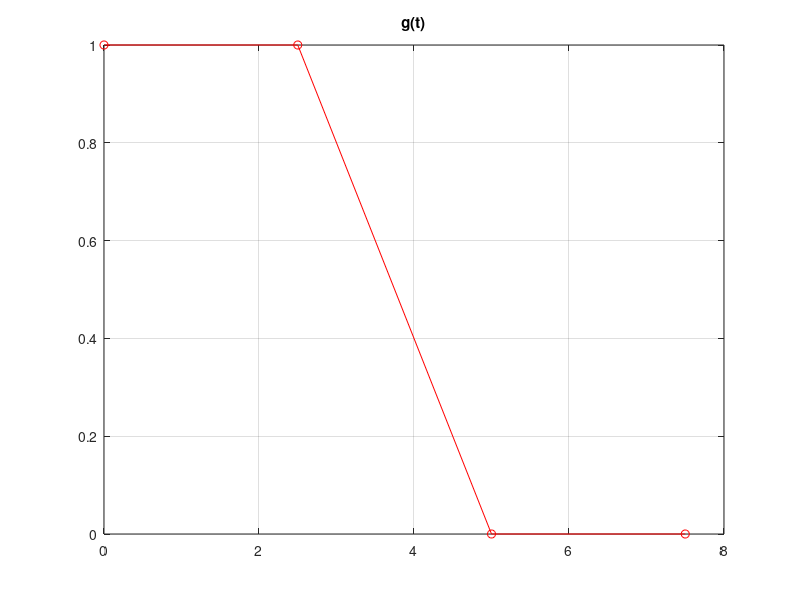
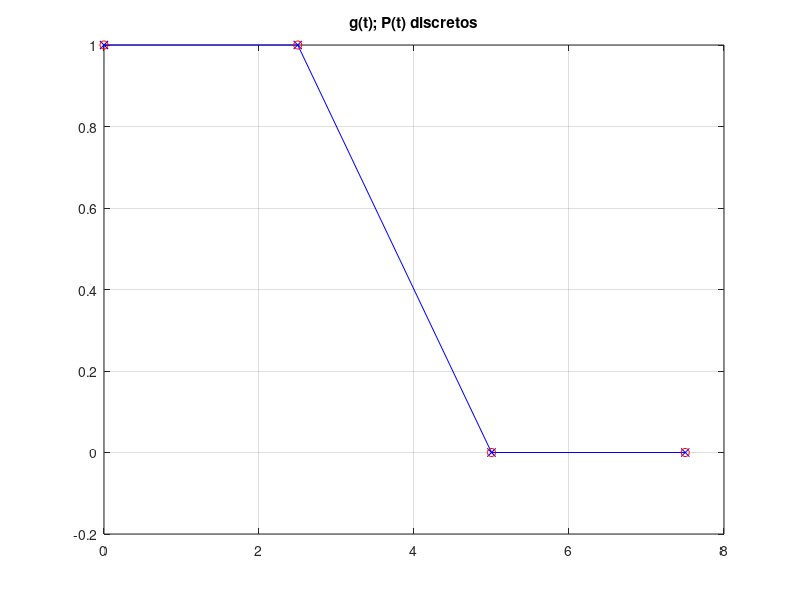
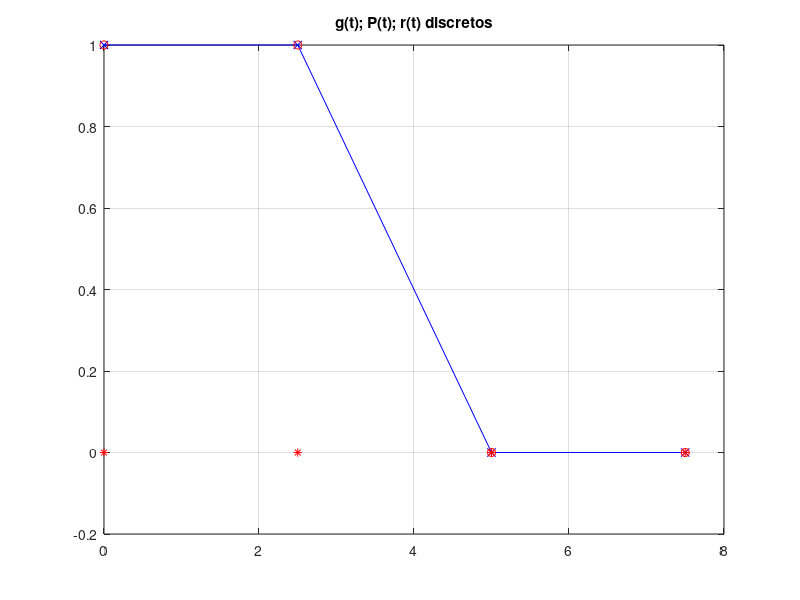
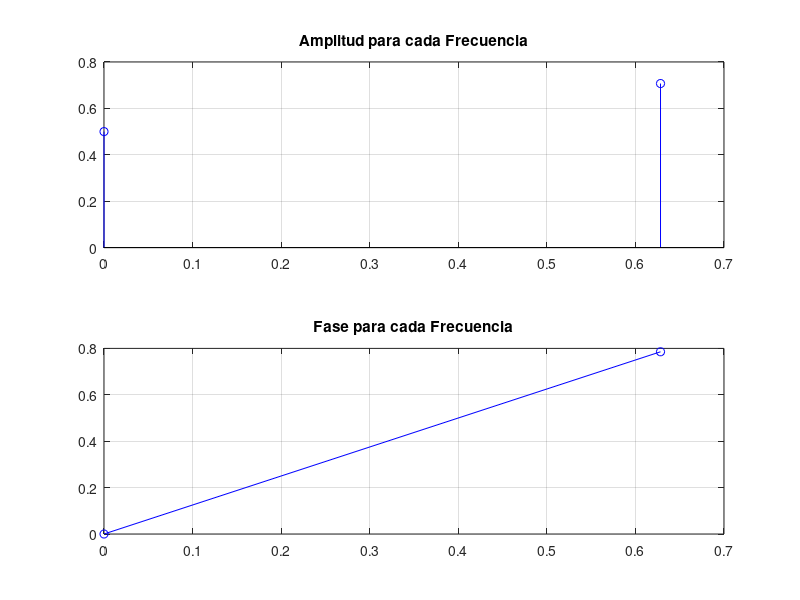

MATLAB code to generate these figures, in order:
function primerCodigoResuelto
    clc, clear;

    % Parámetros iniciales
    Tg = 2 * 5; % periodo de funcion escalon es
    Td = 5; % 1era duración  del escalon es
    A1 = 1; A2 = 0; %  Amplitudes    de g(t) son:
    t0 = 0; % comienzo del intervalo t
    tf = Tg; % 'el rango de t para g(t) es desde t0 hasta tf'
    N = 4; % N° de intervalos
    Dt = (tf - t0) / N; % incremento de t resulta
    Tp = N * Dt; % periodo (creo que es Periodo Total)
    w0 = 2 * pi / N; % frecuencia  Fundamental para Min 2
    dw = w0 / Dt; % incrmento de frecuencia para Min 2
    m_max = round(N / 2); % multiplo máximo para las frecunecias es
    m = -1 + N / 2; %  se eligen para senos y cosenos desde 1 a m , Múltiplo de la frecuencia utilizado
    Nb = 2 * m + 1; % en la Base para Min 2, se toman 2m+1 elementos Nb (Número de elementos en la base para Min 2)
    compara_g_P = 1;

    % Armado de la función g(t) discreta
    [t, g] = construirFuncionEscalon(t0, tf, N, Dt, Td, A1, A2);
    graficarFuncion(t, g, 'g(t)', 1);

    % Inicialización para Min 2
    [FI, kw0, kw] = construirBaseTrigonometrica(N, m, w0, dw);
    [alfa, b] = calcularCoeficientesMin2(FI, g);

    % Comparación de P(t) con g(t)
    [P, r] = compararPConG(FI, alfa, g);
    graficarComparacion(t, P, g, r, 2, 3);

    % Respuesta en frecuencia
    [c, fase, kw0, kw] = calcularRespuestaFrecuencia(alfa, m, kw0, kw);
    graficarRespuestaFrecuencia(kw, c, fase, 4);

    % Comparación entre versión discreta de g(t) y continua de P(t)
    if compara_g_P == 1
        [tcom, P_tc] = construirVersionContinuaP(alfa, m, dw, t0, Tp);
        graficarComparacionContinua(tcom, P_tc, t, g, 10);
    end
end

function [t, g] = construirFuncionEscalon(t0, tf, N, Dt, Td, A1, A2)
    t = zeros(N, 1);
    g = zeros(N, 1);
    for j = 1:N
        t(j) = t0 + (j - 1) * Dt;
        if t(j) < Td
            g(j) = A1;
        else
            g(j) = A2;
        end
    end
end

function graficarFuncion(t, g, titulo, figura)
    figure(figura);
    plot(t, g, '-or');
    grid on;
    title(titulo);
end

function [FI, kw0, kw] = construirBaseTrigonometrica(N, m, w0, dw)
    FI = zeros(N, 2 * m + 1);
    kw0 = zeros(1, m + 1);
    kw = zeros(1, m + 1);
    FI(:, 1) = 1;
    kw0(1) = 0;
    kw(1) = 0;
    for k = 1:m
        kw0(k + 1) = k * w0;
        kw(k + 1) = k * dw;
        for j = 1:N
            FI(j, 2 * k) = cos(k * w0 * (j - 1));
            FI(j, 2 * k + 1) = sin(k * w0 * (j - 1));
        end
    end
end

function [alfa, b] = calcularCoeficientesMin2(FI, g)
    D = diag(diag(FI' * FI));
    b = FI' * g;
    alfa = zeros(size(b));
    for j = 1:length(b)
        alfa(j) = b(j) / D(j, j);
    end
    disp('%%%%%%%%%%%%%%%%%%%%%%%%%%%%%%%:');
    disp('los coeficientes b de MIn 2 son:');
    disp(b);
    disp('los coeficientes alfa de MIn 2 son:');
    disp(alfa);
    disp(' ');
end

function [P, r] = compararPConG(FI, alfa, g)
    P = FI * alfa;
    r = g - P;
    disp('COMPARA P de Min 2 con g(t):');
    disp('la norma del residuo es');
    disp(norm(r, 2));
    disp('la norma de g(t) es');
    disp(norm(g, 2));
end

function graficarComparacion(t, P, g, r, figura1, figura2)
    figure(figura1);
    plot(t, P, '-xb', t, g, 'or');
    grid on;
    title('g(t); P(t) discretos');

    figure(figura2);
    plot(t, P, '-xb', t, g, 'or', t, r, '*r');
    grid on;
    title('g(t); P(t); r(t) discretos');
end

function [c, fase, kw0, kw] = calcularRespuestaFrecuencia(alfa, m, kw0, kw)
    c = zeros(1, m + 1);
    fase = zeros(1, m + 1);
    c(1) = abs(alfa(1));
    fase(1) = 0;
    for k = 2:m + 1
        j = (k - 1) * 2;
        c(k) = sqrt(alfa(j)^2 + alfa(j + 1)^2);
        fase(k) = atan(alfa(j + 1) / alfa(j));
    end
    disp('Rta en Frecuencias');
    fprintf('las frecuencias para cada kw0 son:',kw0);
    disp(' ')
    fprintf('las frecuencias para cada kw son:',kw);
    disp(' ')
    fprintf('la amplitud de c para cada kw0 son:',c);
    disp(' ')
    fprintf('la fase para cada kw0 son:',fase);

end

function graficarRespuestaFrecuencia(kw, c, fase, figura)
    figure(figura);
    subplot(2, 1, 1);
    stem(kw, c, 'b');
    grid on;
    title('Amplitud para cada Frecuencia');
    subplot(2, 1, 2);
    plot(kw, fase, '-ob');
    grid on;
    title('Fase para cada Frecuencia');
end

function [tcom, P_tc] = construirVersionContinuaP(alfa, m, dw, t0, Tp)
    disp('Esta armando la version continua de P(t)');
    tcom = 0:1/100:2*Tp;
    dim_com = length(tcom);
    P_tc = zeros(1, dim_com);
    for j = 1:dim_com
        P_tc(j) = alfa(1);
        for k = 1:m
            P_tc(j) = P_tc(j) + alfa(2 * k) * cos(k * dw * (tcom(j) - t0));
            P_tc(j) = P_tc(j) + alfa(2 * k + 1) * sin(k * dw * (tcom(j) - t0));
        end
    end
end

function graficarComparacionContinua(tcom, P_tc, t, g, figura)
    figure(figura);
    plot(tcom, P_tc, t, g, 'or');
    grid on;
    title('g(t) discreta y Aproximación P(t) continua');
end
